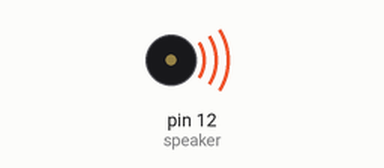
Simulated run of this sketch. Board: Arduino Uno, built with avr-gcc and run on an emulated ATmega328P. Shown: buzzer (waves = sounding). At 50.7 s the program stops and its outputs stay as they are.

Above: at 0.3 s.
At 30.2 s:
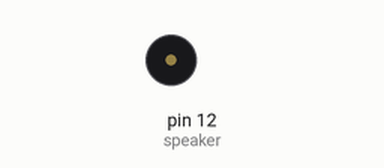
Timing chart, 0 to 31.7 s (numbered marks = the images above):
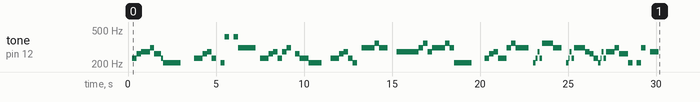

Measured:
- by itself, tone on pin 12 (speaker): plays 233 Hz for 0.25 s, 262 Hz for 0.25 s, 277 Hz for 0.50 s, 311 Hz for 0.25 s, 262 Hz for 0.38 s, 233 Hz for 0.13 s … (72 notes in this stretch)

The sketch:

songPlayer.ino
```cpp
#include <Math.h>

int speaker = 12;   // speaker output pin
int bpm = 120;


/*
 * song notes. Each note is represented by 5 characters as follows
 * 1. note letter: 'A' 'B' 'C' ... 'G'
 * 2. key signature: flat = 'b'; sharp = 's'; natural = 'n'
 * 3. octave #: middle C is 4th octave, so middle C would be '4'. an active starts at C so B before middle C would be '3'
 * 4. note duration: whole = '1'; half = '2'; quarter = '4'; eighth = '8'; 16th = '6'; 32nd = '3'
 * 5. delimiter: this can be any single character, including a space (I like '|'). purely for user convenience
 *
 * note: you may remove all delimiter chars if you choose to save space. just be sure to change 'noteSizeInString' to 4
 */
char nggyu[] =
"R008|Bb38|Cn48|Db48|Db48|Eb48|Cn48|Cn46|Bb36|Ab32|R004|R008|Bb38|"
"Bb38|Cn48|Db48|Bb38|R008|Ab38|Ab48|R008|Ab48|Eb42|R008|Bb38|Bb38|Cn48|Db48|Bb38|Db48|Eb48|R008|Cn48|"
"Bb38|Bb38|Ab34|Ab38|R004|Bb38|Bb38|Cn48|Db48|Bb38|Ab38|R008|Eb48|Eb48|Eb48|Fn48|Eb44|R004|Db42|Db48|"
"Eb48|Fn48|Db48|Eb48|Eb48|Eb48|Fn48|Eb48|Ab38|Ab34|Ab38|R008|R004|Bb38|Cn48|Db48|Bb34|Eb48|"
"Fn48|Eb48|Eb44|R008|Ab36|Bb36|Db46|Bb36|Fn48|Fn46|Fn48|Eb44|R008|Ab36|Bb33|Db46|Bb36|Eb48|Eb46|Eb48|"
"Db48|Cn48|Bb38|Ab36|Bb33|Db46|Bb36|Db44|Eb48|Cn44|Ab38|R008|Ab38|Eb48}R008|Db44|R004|";

int noteSizeInString = 5;
float measureTime;
char* song;

void setup() {
  measureTime = 60000.00 * 4 / bpm;
  song = nggyu;
}

// formula for note frequency found here: https://pages.mtu.edu/~suits/NoteFreqCalcs.html
float getFreq(char note, char mod, char oct) {
  if(note == 'R') return 0;

  if(note >= 'C') oct--;
  int octMod = (oct - '4') * 12;

  int modHStep = 0;
  if(mod == 'b') modHStep = -1;
  else if (mod == 's') modHStep = 1;

  int noteMod = (note - 'A') * 2;
  if (note >= 'C') {
    noteMod--;
    if(note >= 'F')
      noteMod--;
  }

  float base = 440.0;
  int hSteps = octMod + noteMod + modHStep;
  float a = 1.059463094359;

  float freq = base * pow(a, hSteps);

  return freq;
}

void playNote(char note, char mod, char oct, char dur) {
  int freq = round(getFreq(note, mod, oct));
  int duration = dur - '0';
  if(duration == 6) duration = 16;
  if(duration == 3) duration = 32;
  int noteLength = measureTime / (duration);
  tone(speaker, freq, noteLength);
  delay(noteLength);
}

void loop() {
  for (int i = 0; song[i*noteSizeInString] != 0; i++) {
    playNote(song[i*noteSizeInString], song[i*noteSizeInString+1], song[i*noteSizeInString+2], song[i*noteSizeInString+3]);
  }
  while(1) delay(10000);
}
```
